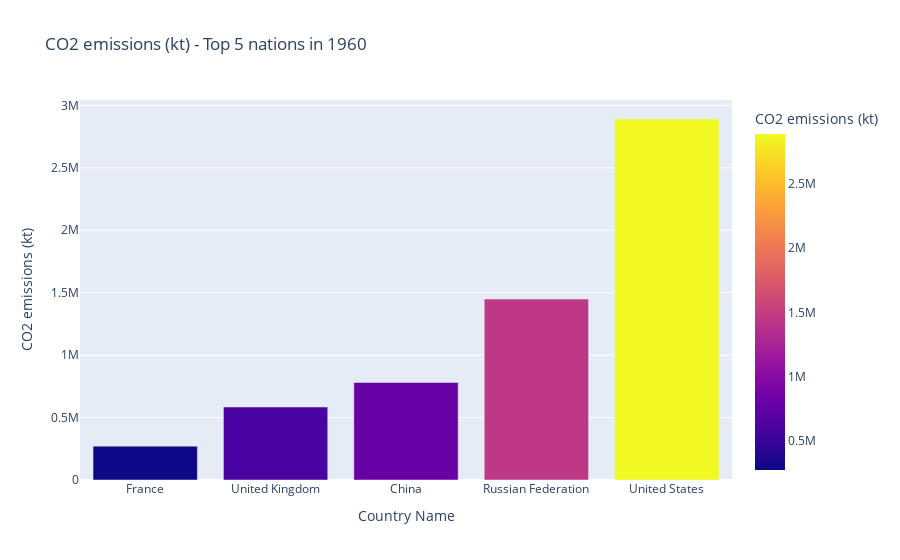

The code cell stored with this chart in its notebook:
### Code cell
import dash
import dash_core_components as dcc
import dash_html_components as html
from dash.dependencies import Input, Output
import plotly.express as px

import pandas as pd

external_stylesheets = ['https://codepen.io/chriddyp/pen/bWLwgP.css']

app = dash.Dash(__name__, external_stylesheets=external_stylesheets)

#Here the code to preprocess the dataframe can be added. For this notebook preprocessing is done in the previous steps. 

CO2_df = df_flat.loc[df_flat['Series Name'] =='CO2 emissions (kt)']
CO2_df1960 = CO2_df.loc[CO2_df['Year'] ==1960]
top52 =CO2_df1960.sort_values(by=['value'],ascending = False).head(5)
fig = px.bar(top52.sort_values(by=['value']), x= 'Country Name', y = 'value', color = 'value', 
    labels={'value':'CO2 emissions (kt)'}, title = 'CO2 emissions (kt) - Top 5 nations in 1960')
fig.update_xaxes(fixedrange=True)
#Below code defines the layout of the dashboard. It defines how the dashboard will appear as a web page.
app.layout = html.Div(children=[
    html.H1(children='Climate Change Dashboard', style={
        'textAlign': 'center'
    }),
        html.Div(children='''
      CO2 emissions (kt)''',style={
        'textAlign': 'center'
    }),
    html.Div([
            dcc.Graph(id='bar-chart', figure = fig)],style={'width': '80%', 'display': 'inline-block'})
    
]) 


if __name__ == '__main__':
    app.run_server(debug=True,use_reloader=False)

### Figure 1 — Plotly figure (JSON) as saved in the notebook; plotly's stock layout.template omitted (floating-point values rounded to 4 significant figures)
{"data": [{"alignmentgroup": "True", "hovertemplate": "Country Name=%{x}<br>CO2 emissions (kt)=%{marker.color}<extra></extra>", "legendgroup": "", "marker": {"color": [271200.0, 584300.0, 780700.0, 1449000.0, 2891000.0], "coloraxis": "coloraxis"}, "name": "", "offsetgroup": "", "orientation": "v", "showlegend": false, "textposition": "auto", "type": "bar", "x": ["France", "United Kingdom", "China", "Russian Federation", "United States"], "xaxis": "x", "y": [271200.0, 584300.0, 780700.0, 1449000.0, 2891000.0], "yaxis": "y"}], "layout": {"barmode": "relative", "coloraxis": {"colorbar": {"title": {"text": "CO2 emissions (kt)"}}, "colorscale": [[0, "#0d0887"], [0.1111, "#46039f"], [0.2222, "#7201a8"], [0.3333, "#9c179e"], [0.4444, "#bd3786"], [0.5556, "#d8576b"], [0.6667, "#ed7953"], [0.7778, "#fb9f3a"], [0.8889, "#fdca26"], [1, "#f0f921"]]}, "legend": {"tracegroupgap": 0}, "title": {"text": "CO2 emissions (kt) - Top 5 nations in 1960"}, "xaxis": {"anchor": "y", "domain": [0, 1], "fixedrange": true, "title": {"text": "Country Name"}}, "yaxis": {"anchor": "x", "domain": [0, 1], "title": {"text": "CO2 emissions (kt)"}}}}
